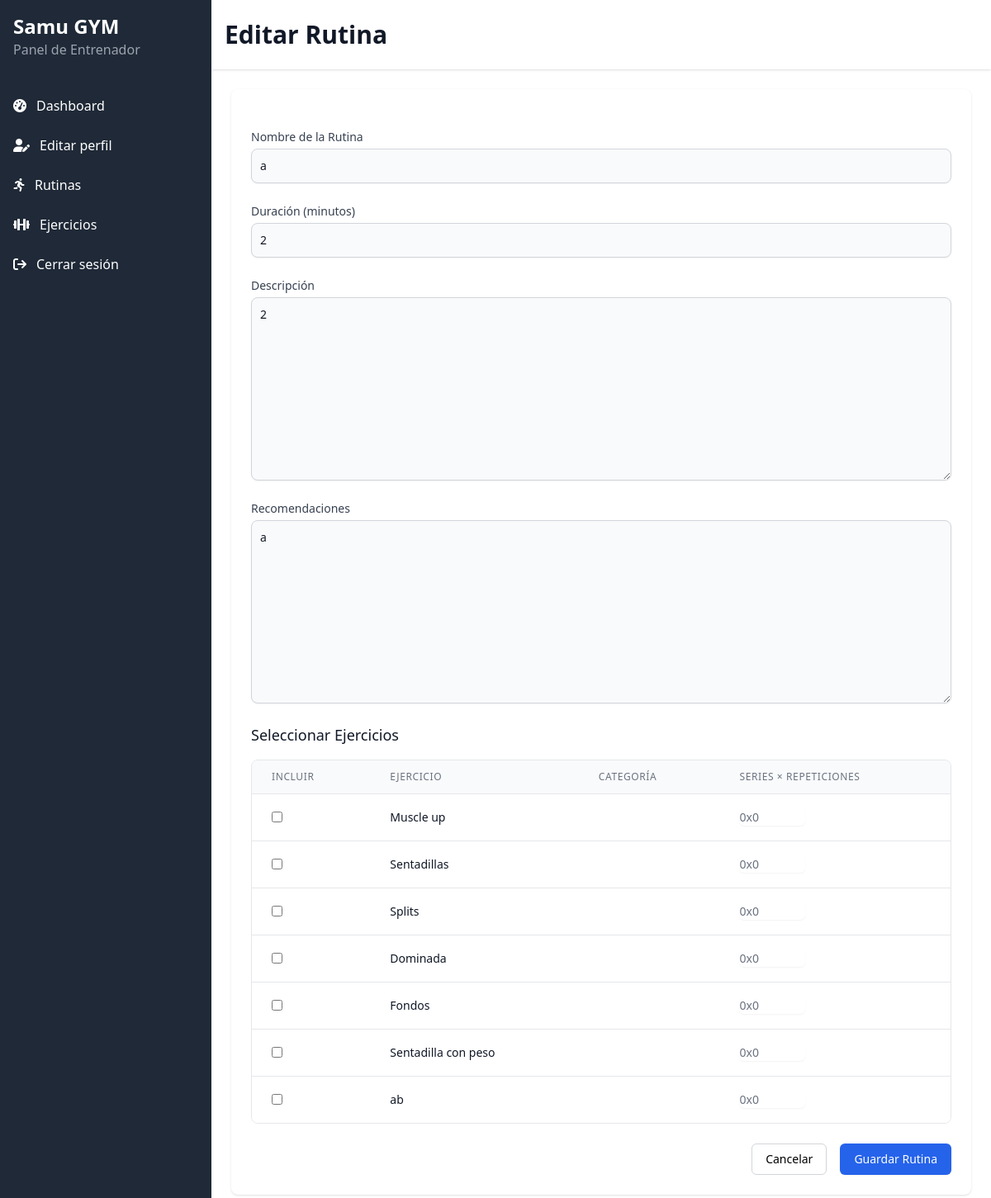
Page /trainer/routines/edit/20/ on the committed database.
### gym_app/models.py (models this page shows, shortened)
class Routine(models.Model):
    name = models.CharField(max_length=100)
    description = models.TextField()
    duration = models.IntegerField()
    recommendations = models.TextField()
    exercises = models.ManyToManyField(Exercise, through='RoutineExercise')
    trainer = models.ForeignKey(User, on_delete=models.CASCADE, related_name='routines')
    class Meta:
        db_table = 'routines'

class Exercise(models.Model):
    BEGINNER = 'Beginner'
    INTERMEDIATE = 'Intermediate'
    ADVANCED = 'Advanced'
    LEVEL_CHOICES = [
        (BEGINNER, 'Principiante'),
        (INTERMEDIATE, 'Intermedio'),
        (ADVANCED, 'Avanzado'),
    ]
    STRENGTH = 'Strength'
    CARDIO = 'Cardio'
    FLEXIBILITY = 'Flexibility'
    TYPE_CHOICES = [
        (STRENGTH, 'Fuerza'),
        (CARDIO, 'Cardio'),
        (FLEXIBILITY, 'Flexibilidad'),
    ]
    name = models.CharField(max_length=100)
    description = models.TextField()
    level = models.CharField(
        max_length=20,
        choices=LEVEL_CHOICES,
        default=BEGINNER,
    )
    exercise_type = models.CharField(
        max_length=20,
        choices=TYPE_CHOICES,
        default=STRENGTH,
    )
    equipment = models.CharField(max_length=200, blank=True, null=True)
    muscles = models.CharField(max_length=200, blank=True, null=True)
    class Meta:
        db_table = 'exercises'

### gym_app/views.py (the view)
# urls.py: path('routines/edit/<int:routine_id>/', views.edit_routine, name='edit_routine'),
def edit_routine(request, routine_id):
    routine = get_object_or_404(Routine, id=routine_id)
    exercises = Exercise.objects.all()
    if request.method == 'POST':
        post_data = request.POST.copy()
        series_fields = [key for key in post_data.keys() if key.startswith('series_repetitions_')]
        for field in series_fields:
            post_data.pop(field, None)
        form = RoutineForm(post_data, instance=routine)  # Pasa `instance` para editar en lugar de crear
        if form.is_valid():
            routine = form.save(commit=False)
            routine.trainer = request.user  # Asigna el trainer
            routine.save()
            RoutineExercise.objects.filter(routine=routine).delete()
            exercises = form.cleaned_data['exercises']
            for exercise in exercises:
                series_key = f'series_repetitions_{exercise.name}'
                series_repetitions = request.POST.get(series_key, '')
                print(f"Clave: {series_key}, Valor: {series_repetitions}")
                RoutineExercise.objects.create(
                    routine=routine,
                    exercise=exercise,
                    duration=series_repetitions  # Guarda las series/repeticiones
                )
            return redirect('gym_app:routines_list')  # Redirige a la lista de rutinas después de guardar
    else:
        form = RoutineForm(instance=routine)
    return render(request, 'edit_routine.html', {
        'form': form,
        'routine': routine,
        'exercises': exercises,
    })

### gym_app/forms.py
class RoutineForm(forms.ModelForm):
    exercises = forms.ModelMultipleChoiceField(
        queryset=Exercise.objects.all(),
        widget=forms.CheckboxSelectMultiple,
        required=True,
        label="Ejercicios"
    )
    class Meta:
        model = Routine
        fields = ['name', 'description', 'duration', 'recommendations', 'exercises']
    def __init__(self, *args, **kwargs):
        super().__init__(*args, **kwargs)
        for field_name, field in self.fields.items():
            if field_name != 'exercises':  # CheckboxSelectMultiple ya tiene un diseño adecuado
                field.widget.attrs['class'] = 'mt-1 block w-full rounded-lg border border-gray-300 bg-gray-50 p-2.5 text-sm text-gray-900 shadow-sm transition-all duration-300 focus:border-blue-500 focus:ring-2 focus:ring-blue-500 focus:ring-opacity-50 hover:bg-white '
        self.fields['exercises'].help_text = "Selecciona uno o más ejercicios para incluir en la rutina."

### gym_app/templates/edit_routine.html (shortened to what this page needs)
{% extends 'base2.html' %}
{% block title_menu %}Editar Rutina{% endblock %}
{% block content %}
<div class="bg-white rounded-lg shadow p-4 md:p-6">
    <form class="space-y-4 md:space-y-6" method="POST" action="{% url 'edit_routine' routine.id %}">
        <div class="grid grid-cols-1 gap-4 md:gap-6">
            <div>
                <label class="block text-sm font-medium text-gray-700">Nombre de la Rutina</label>
                {{ form.name }}
            </div>
            <div>
                <label class="block text-sm font-medium text-gray-700">Duración (minutos)</label>
                {{ form.duration }}
            </div>
            <div>
                <label class="block text-sm font-medium text-gray-700">Descripción</label>
                {{ form.description }}
            </div>
            <div>
                <label class="block text-sm font-medium text-gray-700">Recomendaciones</label>
                {{ form.recommendations }}
            </div>
        </div>
        <div class="mt-4 md:mt-6">
            <h3 class="text-lg font-medium text-gray-900 mb-4">Seleccionar Ejercicios</h3>
            <div class="overflow-x-auto -mx-4 md:mx-0">
                <div class="inline-block min-w-full align-middle">
                    <div class="overflow-hidden border border-gray-200 rounded-lg">
                        <table class="min-w-full divide-y divide-gray-200">
                            <thead class="bg-gray-50">
                                <tr>
                                    <th scope="col" class="px-6 py-3 text-left text-xs font-medium text-gray-500 uppercase tracking-wider">Incluir</th>
                                    <th scope="col" class="px-6 py-3 text-left text-xs font-medium text-gray-500 uppercase tracking-wider">Ejercicio</th>
                                    <th scope="col" class="px-6 py-3 text-left text-xs font-medium text-gray-500 uppercase tracking-wider">Categoría</th>
                                    <th scope="col" class="px-6 py-3 text-left text-xs font-medium text-gray-500 uppercase tracking-wider">Series × Repeticiones</th>
                                </tr>
                            </thead>
                            <tbody class="bg-white divide-y divide-gray-200">
                                {% for exercise in exercises %}
                                <tr>
                                    <td class="px-6 py-4 whitespace-nowrap">
                                        <input type="checkbox" class="rounded border-gray-300 text-blue-600 focus:ring-blue-500" name="exercises" value="{{ exercise.id }}">
                                    </td>
                                    <td class="px-6 py-4 whitespace-nowrap text-sm text-gray-900">{{ exercise.name }}</td>
                                    <td class="px-6 py-4 whitespace-nowrap text-sm text-gray-500">{{ exercise.category }}</td>
                                    <td class="px-6 py-4 whitespace-nowrap text-sm text-gray-500">
                                        <input type="text" class="w-20 rounded-md border-gray-300 shadow-sm focus:border-blue-500 focus:ring-blue-500" value='0x0' placeholder="4×12" name="series_repetitions_{{ exercise.name }}">
                                    </td>
                                </tr>
                                {% endfor %}
                            </tbody>
                        </table>
                    </div>
                </div>
            </div>
        </div>
        <div class="flex flex-col-reverse md:flex-row md:justify-end space-y-2 space-y-reverse md:space-y-0 md:space-x-4">
            <button type="button" class="w-full md:w-auto px-4 py-2 border border-gray-300 rounded-md text-sm font-medium">Cancelar</button>
            <button type="submit" class="w-full md:w-auto px-4 py-2 border border-transparent rounded-md shadow-sm text-sm font-medium text-white bg-blue-600">Guardar Rutina</button>
        </div>
    </form>
</div>
{% endblock %}

### rows in the picture
Routine: name "a", duration "2", description "2", recommendations "a"
Exercise: name "Muscle up"
Exercise: name "Sentadillas"
Exercise: name "Splits"
Exercise: name "Dominada"
Exercise: name "Fondos"
Exercise: name "Sentadilla con peso"
Exercise: name "ab"
